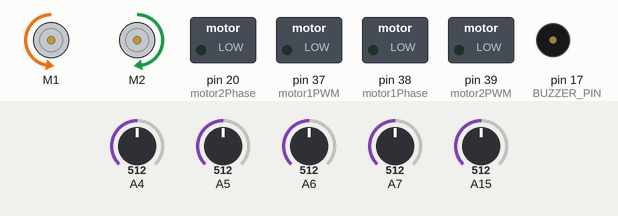
Bench run of a sketch on a simulated Arduino Mega 2560, built with avr-gcc and run on an emulated ATmega2560. Shown: 2 × DC motor (green arrow = forward, orange = backward, longer = faster), switched loads named in the sketch (green lamp = pin HIGH), buzzer (waves = sounding, pin HIGH). Inputs (shaded band) come from the test bench; at power-on: A4 = 512, A15 = 512, A5 = 512, A7 = 512, A6 = 512. What the sketch prints to the serial monitor is not drawn.

Above: at 2.2 s.
2.3 s: A4 set to 1010
4.4 s: A15 set to 987
5.9 s: A15 set to 1018
At 7.1 s:
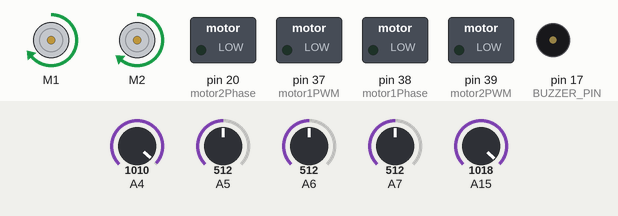
7.4 s: A5 set to 992
At 8.4 s:
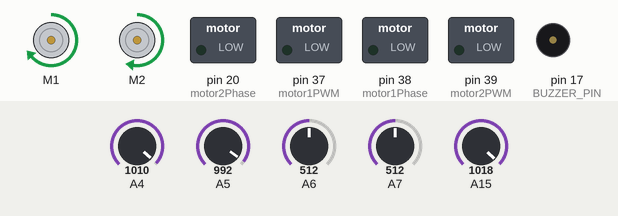
8.9 s: A7 set to 306
At 9.6 s:
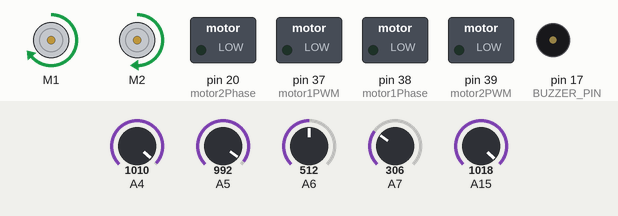
10.4 s: A4 set to 983
At 10.7 s:
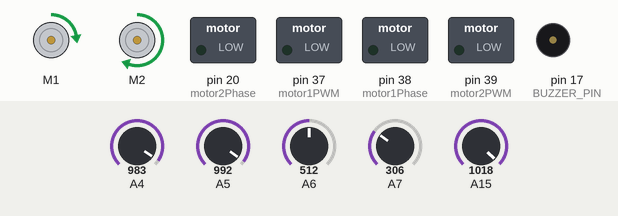
Timing chart, 0 to 12.9 s (numbered marks = the images above; inputs shaded):
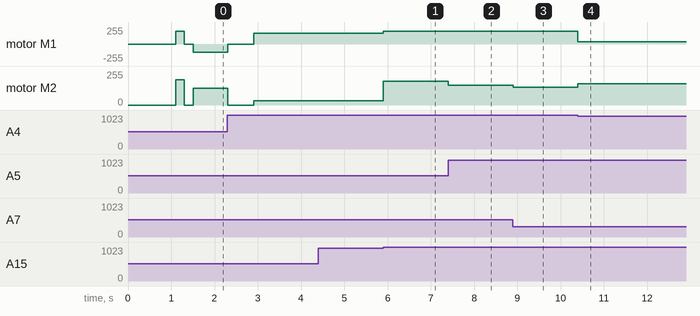

Measured:
- the behaviour switches between 999 and 1000 on A15 (found by bisection; images 0 and 1)
- the behaviour switches between 1000 and 999 on A4 (found by bisection; images 3 and 4)
- after the input at 4.4 s, every drawn part: stays the same
- after the input at 5.9 s, motor M1: forward 158/255 → forward 191/255 at once; motor M2: forward 31/255 → forward 178/255 at once
- after the input at 7.4 s, motor M2: forward 178/255 → forward 147/255 at once
- after the input at 8.9 s, motor M2: forward 147/255 → forward 135/255 at once
- after the input at 10.4 s, motor M1: forward 191/255 → forward 31/255 at once; motor M2: forward 135/255 → forward 158/255 at once

The sketch:

timeBasedTurning.ino
```cpp
#include <Wire.h>
#include <MPU6050.h>
#include <limits.h>
#include <DRV8835MotorShield.h>

#define SENSOR_PIN 16
#define BUZZER_PIN 17  // Buzzer for alerts

#define M1PWM 37
#define M1Phase 38
#define M2PWM 39
#define M2Phase 20

// Motor driver library call
DRV8835MotorShield motors(M1Phase, M1PWM, M2Phase, M2PWM);


// Node A = Node 6, Node B = Node 7


int motor1PWM = 37;
int motor1Phase = 38;
int motor2PWM = 39;
int motor2Phase = 20;

int threshold = 1000;

int yaw = 0;

int i = 0;
int j = 1;

int Inf = INT_MAX;
int prev = -1;
int next = -1;
int serverRoute[10] = {-1, -1, -1, -1, -1, -1, -1, -1, -1, -1};

int analogValue[5] = {0, 0, 0, 0, 0};  // Store sensor values
int analogPin[5] = {4, 5, 6, 7, 15};    // Sensor pins


int Speed = 300; //standard speed
int turnSpeed = 248;
int LSP = 0; // speed variables for setting through PID
int RSP = 0;

// Pin assignments
int pins[] = {4, 5, 6, 7, 15}; // Define the pins to be calibrated
int numPins = 5; // Get the number of pins


//PID PROPERTIES
int P = 0;
int D = 0;
int I = 0;
int previousError = 0;
int PIDval = 0;
int error = 0;
float Kp = 0;
float Ki = 0;
float Kd= 0;

////////////////////////////////////////////////////////////////////////////////////////////////////////////////////////////////////////

class Graph {
  private:
    int adjMatrix[8][8]; // Initialises adjacency matrix
    int dir[8][8];
    int finalDir[8][8];
  public:
    Graph() {

        for (int i = 0; i < 8; ++i) {
            for (int j = 0; j < 8; ++j) {
                adjMatrix[i][j] = 0;
                dir[i][j] = -1;
                finalDir[i][j] = -1;
            }
        }
    }

    // Adds weighted edge to graph for connections between nodes
    void addEdge (unsigned int v, unsigned int w, int weight, int initialDir, int finalDire) {
      if (v < 8 && w < 8) { // Ensures node exists
        adjMatrix[w][v] = weight;
        dir[v][w] = initialDir;
        finalDir[v][w] = finalDire;
      }
      else {
            Serial.println("Error: Vertex out of bounds"); // If node doesn't exist
        }
    }

    void removeEdge (unsigned int v, unsigned int w) {
      if (v < 8 && w < 8) { // Ensures node exists
        adjMatrix[v][w] = 0;
        adjMatrix[w][v] = 0; // Removes the link between the two nodes so it won't be considered in route planning
      }
      else {
            Serial.println("Error: Vertex out of bounds"); // If node doesn't exist
        }
    }


    // Prints Adjacency Matrix - only for testing purposes
    void displayMatrix() {
        for (int i = 0; i < 8; ++i) {
            for (int j = 0; j < 8; ++j) {
                Serial.print(adjMatrix[i][j]);
                Serial.print(" ");
            }
            Serial.println();
        }
    }

    int returnInitialDir (int prev, int next) {
      return dir[prev][next];
    }

    int returnFinalDir (int prev, int next) {
      return finalDir[prev][next];
    }

    // Finds closest unvisited node to the graph
    int minDistance(int dist[], bool sptSet[]) {
      int min = Inf;
      int min_index = -1;

      for (int v = 0; v < 8; v++) {
          if (!sptSet[v] && dist[v] <= min) { //If node is unvisited and closer than the other unvisited nodes
            min = dist[v]; //updates the new min variable to the distance to the unvisited node
            min_index = v;
          }
      }
      return min_index; // Returns the index of the closest unvisited node
    }


    void dijkstra(int src, int dest, int route[]) {
        int dist[8];      // Shortest total distance from src to other nodes
        bool sptSet[8];   // Array of processed nodes
        int parent[8];    // Array of parent of each node (acts as a lookup table)

        // Initialize distances to Inf and sptSet to false
        for (int i = 0; i < 8; i++) {
            dist[i] = Inf;
            sptSet[i] = false;
            parent[i] = -1;
        }

        dist[src] = 0; // Distance from source to source set to 0

        // Finds the shortest path for all vertices
        for (int count = 0; count < 8 - 1; count++) {
            int u = minDistance(dist, sptSet); // Finds closest unvisited node
            sptSet[u] = true; // Mark the vertex as processed

            // Update the distance value of adjacent vertices to see if shorter route has been found
            for (int v = 0; v < 8; v++) {
                // Checks conditions for if a shorter route to a node from src has been found
                if (!sptSet[v] && adjMatrix[u][v] && dist[u] != Inf && dist[u] + adjMatrix[u][v] < dist[v]) {
                    dist[v] = dist[u] + adjMatrix[u][v];
                    parent[v] = u; // Update the parent
                }
            }
        }

        int index = 0;
        printPath(parent, dest, route, index);
    }

    // Print the distance and paths
    /*
    void printSolution(int dist[], int parent[], int src, int dest) {
        Serial.println("Vertex\tDistance\tPath");
        Serial.print(dest);
        Serial.print("\t");
        Serial.print(dist[dest]);
        Serial.print("\t\t");
        int index = 0;
        printPath(parent, dest, route, index);
        Serial.println();
    }
    */


    // Prints the shortest path - uses parent array
    void printPath(int parent[], int j, int route[], int &index) {
        if (parent[j] == -1) {
            route[index++] = j;
            Serial.print(j);
            return;
        }
        printPath(parent, parent[j], route, index);
        route[index++] = j;
        Serial.print(" -> ");
        Serial.print(j);
    }
};

////////////////////////////////////////////////////////////////////////////////////////////////////////////////////////////////////////

Graph g; // Creates Graph

////////////////////////////////////////////////////////////////////////////////////////////////////////////////////////////////////////

/*
void getRoute() {
  connect();
  client.println("GET /api/getRoute/lkim7619 HTTP/1.1");
  client.println("Host: 3.250.38.184");
  client.println("Connection: close");
  client.println();
  r = readResponse();
  s = getResponseBody(r);
  Serial.print("Full Route:");
  Serial.println(s);

}

void convertArray(String data) {
  routeSize = 0;
  int startIndex = 0, endIndex;

  while ((endIndex = data.indexOf(',', startIndex)) != -1 && routeSize < 10) {
    route[routeSize++] = data.substring(startIndex, endIndex).toInt();
    startIndex = endIndex + 1;
  }

  if (startIndex < data.length() && routeSize < 10) {
    route[routeSize++] = data.substring(startIndex).toInt();
  }

  for (int i = routeSize; i < 10; i++) {
    route[i] = -1;
  }
*/
////////////////////////////////////////////////////////////////////////////////////////////////////////////////////////////////////////


void pid(){
  int error = (analogRead(pins[1])-analogRead(pins[3]));

  P = error;
  I = I + error;
  D = error - previousError;

  PIDval = (Kp * P) + (Ki * I) + (Kd * D) + 20;
  // +60 is an offset value to bring the final PIDval to 0 when on the line
  previousError = error;

  LSP = Speed - PIDval;
  RSP = Speed + PIDval;

  if (LSP > Speed) {
    LSP = Speed;
  }
  if (LSP < -0){
    LSP = -0;
  }
  if (RSP > Speed){
    RSP = Speed;
  }
  if (RSP < -0){
    RSP = -0;
  }
  motors.setSpeeds(RSP, LSP); // switch to deviate toward/away from line


}

////////////////////////////////////////////////////////////////////////////////////////////////////////////////////////////////////////


  void followLine() {

    while(true) {
      if (analogRead(pins[0]) < threshold && analogRead(pins[4]) > threshold) {
      motors.setSpeeds(50, turnSpeed);
    }
    //Right turn
    else if (analogRead(pins[0]) > threshold && analogRead(pins[4]) < threshold) {
      motors.setSpeeds(turnSpeed, 50);
    }
    //NODE Code
    else if (analogRead(pins[0]) < threshold && analogRead(pins[4]) < threshold && analogRead(pins[1]) < threshold && analogRead(pins[3]) < threshold && analogRead(pins[2]) < threshold)  {
      Serial.print("Node detected");
      //while(analogRead(pins[0]) < threshold && analogRead(pins[4]) < threshold && analogRead(pins[1]) < threshold && analogRead(pins[3]) < threshold){

      //}

      motors.setSpeeds(0, 0); //stop
      delay(100);
      motors.setSpeeds(300, 300);
      delay(200);
      motors.setSpeeds(0, 0);
      delay(200);
      break;
    }
    // Regular line follow using PID or otherwise
    else if (analogRead(pins[2]) < threshold || analogRead(pins[1]) < threshold || analogRead(pins[3]) < threshold) {
      //Kp = 0.0006 * (1000 - analogRead(pins[2]));
      Kd = 0;
      Ki = 0;
      Kp = 0.1; // Speed variable / (Max sensor Reading / 2)
      pid(); // To be implemented
    }

    for (int i = 0; i < 5; i++) {
        analogValue[i] = analogRead(analogPin[i]);
        //Serial.print(analogValue[i]);
        //Serial.print("\t");
      }
      //Serial.println("");
  }
  }


  void followSensorLine() {

    while(true) {
      int sensorValue = analogRead(SENSOR_PIN);

    if (analogRead(pins[0]) < threshold && analogRead(pins[4]) > threshold) {
      motors.setSpeeds(50, turnSpeed);
    }
    //Right turn
    else if (analogRead(pins[0]) > threshold && analogRead(pins[4]) < threshold) {
      motors.setSpeeds(turnSpeed, 50);
    }
    //NODE Code
    else if (analogRead(pins[0]) < threshold && analogRead(pins[4]) < threshold && analogRead(pins[1]) < threshold && analogRead(pins[3]) < threshold && analogRead(pins[2]) < threshold)  {
      checkParkingSensor();
      return;
    }
    // Regular line follow using PID or otherwise
    else if (analogRead(pins[2]) < threshold || analogRead(pins[1]) < threshold || analogRead(pins[3]) < threshold) {
      //Kp = 0.0006 * (1000 - analogRead(pins[2]));
      Kd = 0;
      Ki = 0;
      Kp = 0.1; // Speed variable / (Max sensor Reading / 2)
      pid(); // To be implemented
    }

    for (int i = 0; i < 5; i++) {
        analogValue[i] = analogRead(analogPin[i]);
        //Serial.print(analogValue[i]);
        //Serial.print("\t");
      }
      //Serial.println("");
  }
  }


////////////////////////////////////////////////////////////////////////////////////////////////////////////////////////////////////////

int readSensor(int pin, int samples = 3) {
  long total = 0;
  for (int i = 0; i < samples; i++) {
    total += analogRead(pin);
    delay(2);  // Small delay between samples
  }
  return total / samples;
}

/*
void setGyroAng(int targetAngle, int prev, int next) {


    if (targetAngle == yaw) {
        return;  // Exit if already at the target angle
    }


    int angleDifference = targetAngle - yaw;
    int turnDirection = (angleDifference > 0) ? 1 : -1; // 1 = Right, -1 = Left

    if (angleDifference > 180) {
        angleDifference -= 360;
    }
    else if (angleDifference < -180) {
        angleDifference += 360;
    }


    int nodeCount = 0;
    int nodes = (abs(angleDifference)/90) - 1;
    int sensor = analogRead(analogPin[2]);
    int middle = analogRead(analogPin[2]);


    // Start turning
    while(nodeCount <= nodes) { // double check calculation
        middle = readSensor(analogPin[2]);
        if (turnDirection == 1) {
          motors.setSpeeds(-100, 100);
        }
        else  {
          motors.setSpeeds(100, -100);
        }

        if (((middle - sensor) < -450) && (middle < 1000)) {
          nodeCount++;
          Serial.print("Difference = ");
          //Serial.println(analogRead(analogPin[2]) - sensor);
          delay(100);
        }

        sensor = middle;

    }

    motors.setM1Speed(0);
    motors.setM2Speed(0);
    delay(100); // Small pause

    yaw = g.returnFinalDir(next, prev);

    delay(500); // Small delay before following the line
}

*/

void setTimeAng(int targetAngle, int prev, int next) {
    Serial.print("Initial yaw = ");
    Serial.println(yaw);

    if (targetAngle == yaw) {
        return;  // Exit if already at the target angle
    }

    int angleDifference = targetAngle - yaw;
    int turnDirection = (angleDifference > 0) ? 1 : -1; // 1 = Right, -1 = Left

    int nodes = (abs(angleDifference)/90);
    Serial.print("Prev = ");
    Serial.println(prev);
    Serial.print("Next = ");
    Serial.println(next);
    Serial.print("Nodes = ");
    Serial.println(nodes);
    int turnTime = nodes * 800;
    Serial.print("turnTime = ");
    Serial.println(turnTime);

    // Start turning
    if (nodes != 0) { // double check calculation
        if (turnDirection == 1) {
          motors.setSpeeds(200, -200);
          delay(turnTime);
        }
        else  {
          motors.setSpeeds(-200, 200);
          delay(turnTime);
        }
    }

    motors.setSpeeds(0, 0);
    delay(100); // Small pause


    delay(500); // Small delay before following the line
}


void path(int prev, int next) {
    int angle = g.returnInitialDir(prev, next);
    setTimeAng(angle, prev, next);

    if (next == 5) {
      followSensorLine();
    }

    else {
      followLine();
    }
    yaw = g.returnFinalDir(prev, next);
    Serial.print("Final yaw = ");
    Serial.println(yaw);
}

void serverPath(int prev, int next) {
  int route[10];
  int a = 0;
  int b = 1;
  for(int k = 0; k < 10; k++) {
    route[k] = -1;
  }
  g.dijkstra(prev, next, route);
  while(route[b] != -1) {
    path(route[a], route[b]);
    a++;
    b++;
  }
  //serverAtNextNode();
}


////////////////////////////////////////////////////////////////////////////////////////////////////////////////////////////////////////


// Function to check parking sensor and activate buzzer accordingly
void checkParkingSensor() {

  int OBSTACLE_THRESHOLD = 3200;  // 3500 for spare, normal is 1500
  int CLOSE_RANGE = 3200;
  int MID_RANGE = 3000;
  int FAR_RANGE = 2900;

  int sensorValue = analogRead(SENSOR_PIN);  // Read sensor value
  int beepDelay = 0; // Time between beeps

  motors.setSpeeds(300, 300);

  // Adjust beep frequency based on distance
  while(true) {
    if (sensorValue > OBSTACLE_THRESHOLD) {
      Serial.println("Too Close!");
      beepDelay = 100;  // Fastest beep (closest range)
    }
    else if (sensorValue > CLOSE_RANGE) {
      Serial.println("Very Close!");
      beepDelay = 250;
      motors.setSpeeds(0, 0);
      break;
    }
    else if (sensorValue > MID_RANGE) {
      Serial.println("Close!");
      beepDelay = 500;
    }
    else if (sensorValue > FAR_RANGE) {
      Serial.println("Approaching..");
      beepDelay = 1000; // Slowest beep (farthest range)
    }
    else {
      Serial.println("No obstacle detected.");
      beepDelay = 0; // No beeping if no obstacle
    }

    if (beepDelay > 0) {
    digitalWrite(BUZZER_PIN, HIGH);
    delay(100);
    digitalWrite(BUZZER_PIN, LOW);
    delay(beepDelay - 100);  // Adjust off time based on beep delay
    }

    else {
    delay(500);  // Default delay when no obstacle
    }
  }
}


////////////////////////////////////////////////////////////////////////////////////////////////////////////////////////////////////////

void setup() {
    Serial.begin(115200);

    pinMode(BUZZER_PIN, OUTPUT);
    digitalWrite(BUZZER_PIN, LOW);

    motors.setSpeeds(0, 0);
    delay(1000);

    pinMode(motor1PWM,OUTPUT);
    pinMode(motor1Phase,OUTPUT);
    pinMode(motor2PWM,OUTPUT);
    pinMode(motor2Phase,OUTPUT);


    //getRoute();

    g.addEdge(0, 6, 78, 0, 270);
    g.addEdge(6, 0, 78, 90, 180);
    g.addEdge(0, 4, 80, 180, 180);
    g.addEdge(4, 0, 80, 0, 0);
    g.addEdge(1, 6, 60, 0, 0);
    g.addEdge(6, 1, 60, 180, 180);
    g.addEdge(1, 7, 23, 180, 180);
    g.addEdge(7, 1, 23, 0, 0);
    g.addEdge(2, 6, 78, 0, 90);
    g.addEdge(6, 2, 78, 270, 180);
    g.addEdge(2, 3, 80, 180, 180);
    g.addEdge(3, 2, 80, 0, 0);
    g.addEdge(3, 7, 150, 180, 90);
    g.addEdge(7, 3, 150, 270, 0);
    g.addEdge(4, 7, 150, 180, 270);
    g.addEdge(7, 4, 150, 90, 0);
    g.addEdge(7, 5, 1, 180, 180);   // Creates Adjacency Matrix in format : addEdge(Node A, Node B, distance between)


    //Serial.println("Adjacency Matrix:");
    //g.displayMatrix();


    for (int i = 0; i < 5; i++) {
    pinMode(analogPin[i], INPUT);  // Sensor pins setup
  }

}

void loop() {
/*
  for (int i = 0; i < 8; i++) {
    for (int j = 0; j < 8; j++) {
    Serial.print(g.returnFinalDir(i, j));
    Serial.print(" ");
    }
    Serial.println("");
  }

*/
  path(0, 6);
  path(6, 1);
  path(1, 7);
  path(7, 3);
  path(3, 2);
  path(2, 1);
  path(1, 6);
  path(6, 0);
  delay(100000);


/*
  path(0,6);
  path(6,1);
  path(1,6);


/*
  for (int i = 0; i < 5; i++) {
        analogValue[i] = analogRead(analogPin[i]);
        Serial.print(analogValue[i]);
        Serial.print("\t");
      }
      Serial.println("");

  while (serverRoute[j] != -1) {
    serverPath(serverRoute[i], serverRoute[j]);
    i++;
    j++;
  }
  */
}
```
